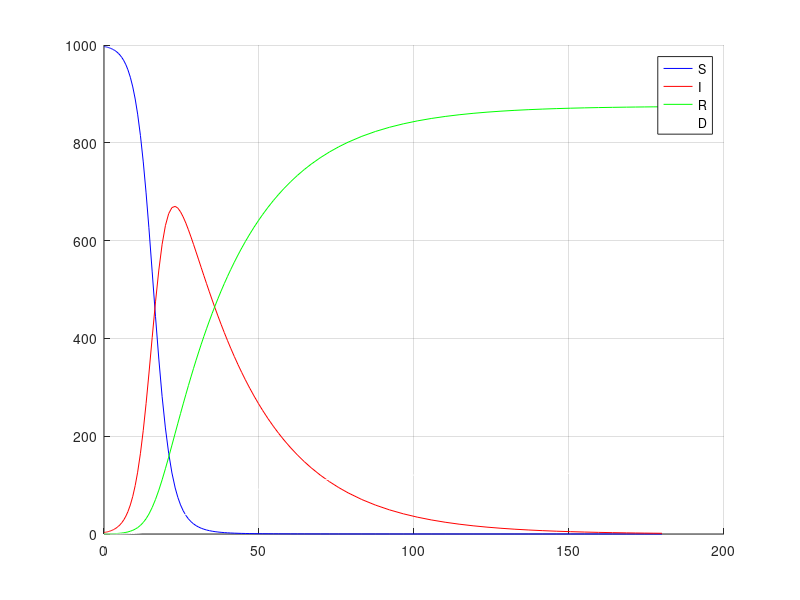

Recreate this plot in MATLAB.
clear all; clc; format long;

tspan = [0 180];
pop = 1000;
beta = 0.4;
alpha = 0.035;
gamma = 0.005;

F = @(t, Y) [
    -(beta/pop) * Y(2) * Y(1); 
    (beta/pop) * Y(2) * Y(1) - alpha * Y(2) - gamma * Y(2); 
    alpha * Y(2); 
    gamma * Y(2)
];

Y0 = [997; 3; 0; 0];

[t, y] = ode45(F, tspan, Y0);

S = y(:,1); 
I = y(:,2);
R = y(:,3);
D = y(:,4);

figure; hold on; grid on;
plot(t, S, 'b')
plot(t, I, 'r')
plot(t, R, 'g')
plot(t, D, 'w')

legend('S', 'I', 'R', 'D')
hold off;
